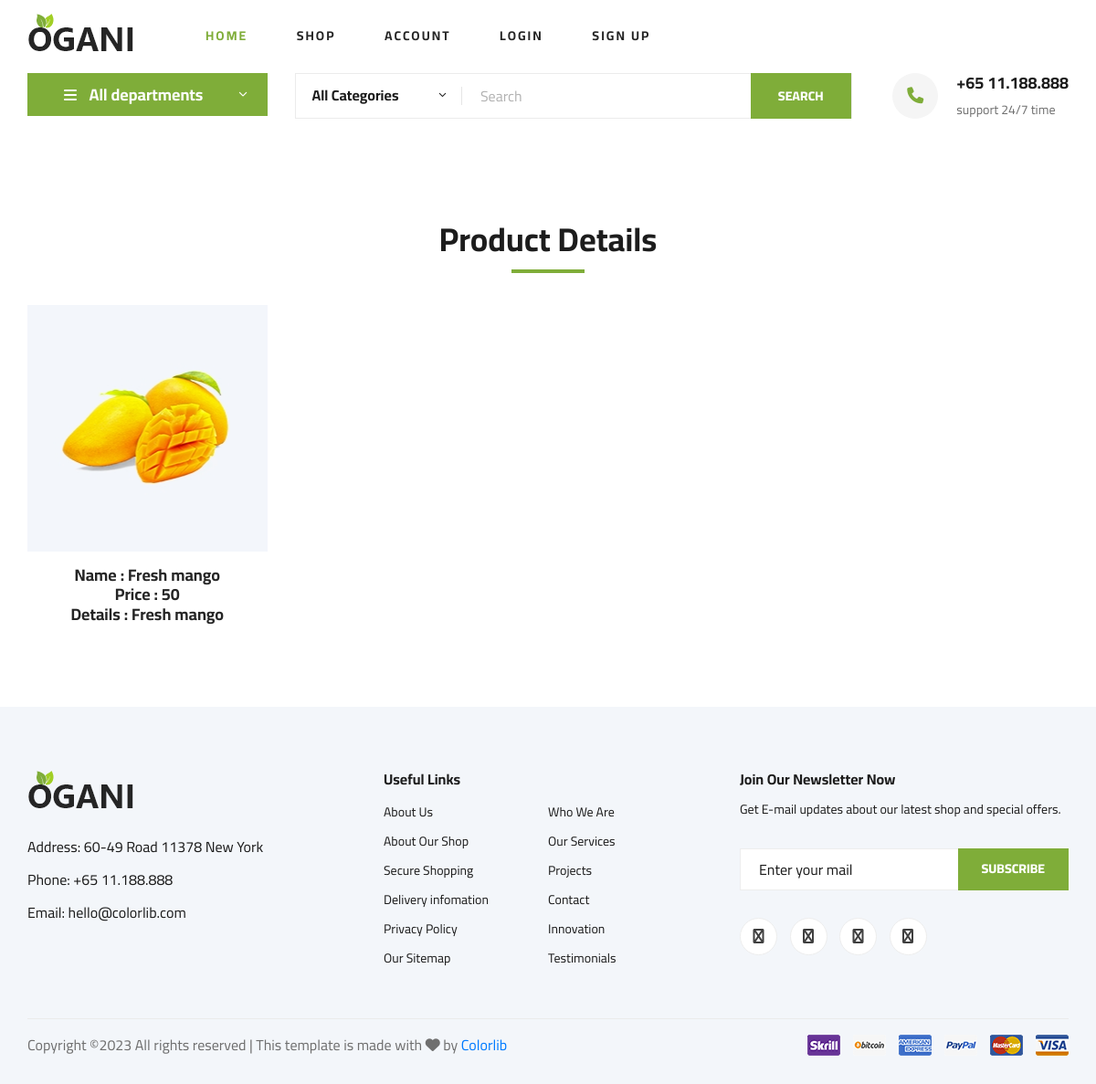
/product-details/14/ (signed in), run on the app's committed database.
### myapp/models.py (models this page shows, shortened)
class Product(models.Model):
    seller=models.ForeignKey(User,on_delete=models.CASCADE)
    product_name=models.CharField(max_length=100)
    product_price=models.PositiveIntegerField()
    product_desc=models.TextField()
    product_image=models.ImageField(upload_to="product_image/")

### myapp/views.py (the view, shortened to what this page needs)
# urls.py: path('product-details/<int:pk>/',views.product_details,name="product-details"),
def product_details(request,pk):
	wishlist_flag=False
	cart_flag=False
	user=User()
	product=Product.objects.get(pk=pk)
	try:
		user=User.objects.get(email=request.session['email'])
	except:
		return render(request,'login.html')
	try:
		Wishlist.objects.get(user=user,product=product)
		wishlist_flag=True
	except:
		pass
	return render(request,'product-details.html',{'product':product,'wishlist_flag':wishlist_flag,'cart_flag':cart_flag})

### myapp/templates/product-details.html (shortened to what this page needs)
{% extends 'header.html' %}
{% load static %}
{% block content %}
<!DOCTYPE html>
<html lang="zxx">
<head>
</head>
<body>
    <section class="featured spad">
        <div class="container">
            <div class="row">
                <div class="col-lg-12">
                    <div class="section-title">
                        <h2>Product Details</h2>
                    </div>
                </div>
            </div>
            <div class="row featured__filter">
                <div class="col-lg-3 col-md-4 col-sm-6 mix3 oranges fresh-meat">
                    <div class="featured__item">
                        <div class="featured__item__pic set-bg" data-setbg="{{product.product_image.url}}">
                        </div>
                        <div class="featured__item__text">
                            <h5>Name : {{product.product_name}}</h5>
                            <h5>Price : {{product.product_price}}</h5>
                            <h5>Details : {{product.product_desc}}</h5>
                        </div>
                    </div>
                </div>
            </div>
        </div>
    </section>
</body>
</html>
{% endblock %}

### myapp/static/css/style.css (style rules this page uses)
html, body { height: 100%; font-family: "Cairo", sans-serif; -webkit-font-smoothing: antialiased; font-smoothing: antialiased; }
h1, h2, h3, h4, h5, h6 { margin: 0; color: #111111; font-weight: 400; font-family: "Cairo", sans-serif; }
h2 { font-size: 36px; }
h5 { font-size: 18px; }
.section-title { margin-bottom: 50px; text-align: center; }
.section-title h2 { color: #1c1c1c; font-weight: 700; position: relative; }
.section-title h2:after { position: absolute; left: 0; bottom: -15px; right: 0; height: 4px; width: 80px; background: #7fad39; content: ""; margin: 0 auto; }
.set-bg { background-repeat: no-repeat; background-size: cover; background-position: top center; }
.spad { padding-top: 100px; padding-bottom: 100px; }
.featured { padding-top: 80px; padding-bottom: 40px; }
.featured__item { margin-bottom: 50px; }
.featured__item__pic { height: 270px; position: relative; overflow: hidden; background-position: center center; }
.featured__item__text { text-align: center; padding-top: 15px; }
.featured__item__text h5 { color: #252525; font-weight: 700; }
@media only screen and (min-width: 1200px) { .container { max-width: 1170px; } }

### data on the page
Product: product_name "Fresh mango", product_price "50", product_desc "Fresh mango"
